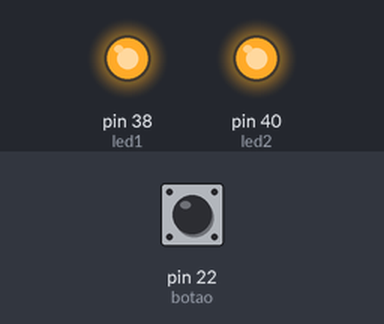
The sketch below on a simulated Arduino Mega 2560, built with avr-gcc and run on an emulated ATmega2560. On the bench: output pins drawn as LEDs (lit = HIGH). Dashed ring = blinking. Inputs (shaded band) come from the test bench; at power-on: pin 22 (botao) HIGH.

Above: at 1.2 s.
1.3 s: pin 22 (botao) pulled LOW for 0.15 s
At 3.1 s:
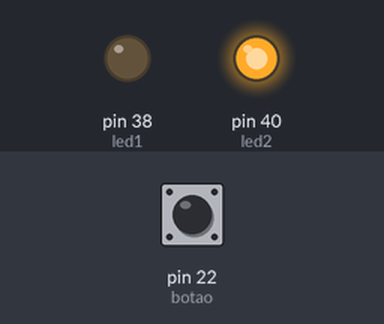
4.4 s: pin 22 (botao) pulled LOW for 3.2 s
At 7.2 s:
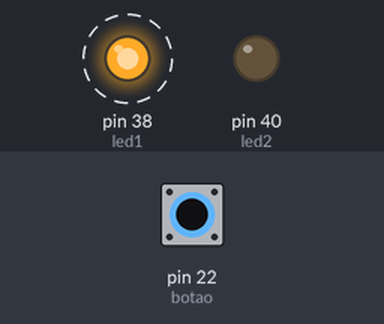
9.1 s: pin 22 (botao) pulled LOW for 1 s
At 12.2 s:
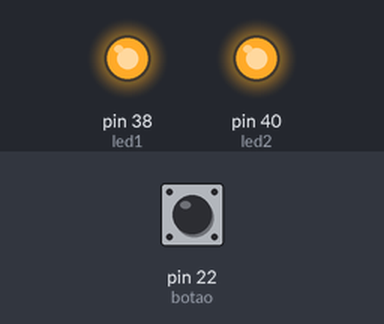
Timing chart, 0 to 13.7 s (numbered marks = the images above; inputs shaded):
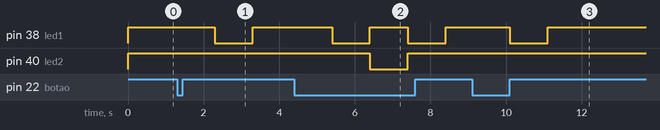

The sketch:

Exercicio_9.ino
```cpp
// Aula de 11/09/2023
// Exercicio-3
/* Lista de atividades:

Piscando LEDs Alternados:
Conecte dois LEDs a pinos separados, por exemplo, GPIO 7 e GPIO 6.
Escreva um programa que faça os LEDs piscarem alternadamente (um aceso enquanto o outro está apagado)
a cada segundo.
Use um botão conectado a outro pino, por exemplo, GPIO 2, para iniciar e parar a alternância dos LEDs
quando ligado.

Ex: botão desligado => LEDs piscam alternadamente
botão ligado => LEDs acesos, mas sem piscar


ATENÇÃO, USE UMA ESTRUTURA CONDICIONAL WHILE

*/

int botao = 22;
int led1 =38;
int led2 =40;

void setup(){

pinMode(botao,INPUT);
pinMode(led1,OUTPUT);
pinMode(led2,OUTPUT);

}

void loop(){

bool estado = digitalRead(botao);

while (estado == false){
  digitalWrite(led1,HIGH);
  delay(1000);
  digitalWrite(led1,LOW);
  digitalWrite(led2,HIGH);
  delay(1000);
  digitalWrite(led2,LOW);
  break;
}

while (estado == true){
  digitalWrite(led1,HIGH);
  digitalWrite(led2,HIGH);
  break;
}


}
```

Measured:
- after the input at 1.3 s, pin 38 (led1): HIGH → LOW after 1.0 s, → HIGH 1.0 s later
- after the input at 4.4 s, pin 38 (led1): alternates HIGH for 1.0 s and LOW for 1.0 s, starting after 1.0 s; pin 40 (led2): HIGH → LOW after 2.0 s, → HIGH 1.0 s later
- after the input at 9.1 s, pin 38 (led1): HIGH → LOW after 1.0 s, → HIGH 1.0 s later
